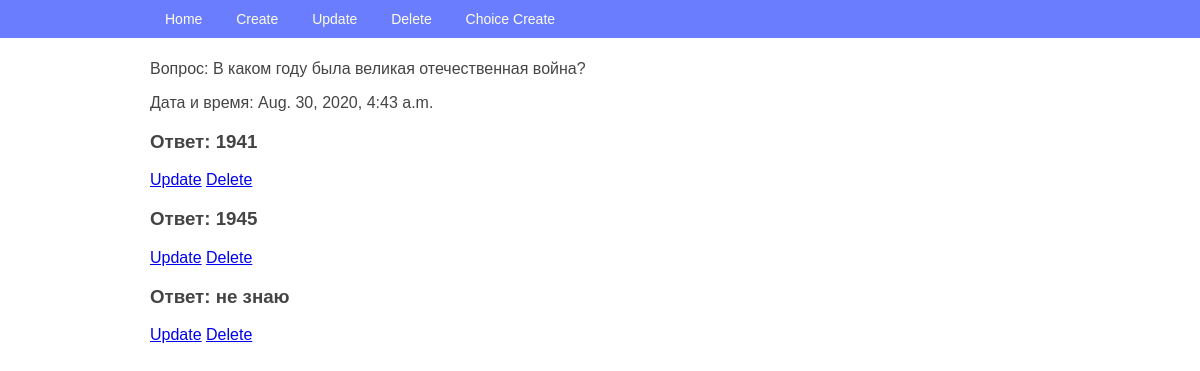
The app's page /pol/8/ with its own data.
### webapp/models.py (models this page shows, shortened)
class Pol(models.Model):
    question = models.TextField(max_length=2000, verbose_name='Вопрос')
    datetime = models.DateTimeField(auto_now=True, verbose_name='Дата и время')
    class Meta:
        verbose_name = 'Опрос'
        verbose_name_plural = 'Опросы'

class Choice(models.Model):
    Option_text = models.TextField(max_length=2000,verbose_name='Текст Варианта')
    interview = models.ForeignKey('webapp.Pol', related_name='interview',
                                  on_delete=models.CASCADE, verbose_name='Опрос')

### webapp/views.py (the view)
# urls.py: path('pol/<int:pk>/', PolView.as_view(), name='pol_view'),
class PolView(DeleteView):
    template_name = 'pol_view.html'
    model = Pol
    def get_context_data(self, **kwargs):
        context = super().get_context_data(**kwargs)
        pol = self.object
        interview = pol.interview.all()
        context['interview'] = interview
        return context

### webapp/templates/pol_view.html (shortened to what this page needs)
{% extends 'base.html' %}
{% block menu %}
    <li><a href="{% url 'pol_update' pol.pk %}">Update</a></li>
    <li><a href="{% url 'pol_delete' pol.pk %}">Delete</a></li>
    <li><a href="{% url 'choice_create' pol.pk%}"> Choice Create</a></li>
{% endblock %}
{% block content %}
      <p> Вопрос:  {{ pol.question }}</p>
      <p>Дата и время:  {{ pol.datetime }}</p>
    {% for interviews in interview %}
       <h3>Ответ: {{ interviews.Option_text }}</h3>
        <a href="{% url 'choice_update' interviews.pk%}">Update</a>
         <a href="{% url 'choice_delete' interviews.pk%}">Delete</a>
    {% endfor %}
{% endblock %}

### webapp/static/css/style.css (style rules this page uses)
body { font-family: Arial, sans-serif; font-size: 16px; color: #444444; margin-top: 60px; }
.menu li { display: inline-block; }
.menu a { display: inline-block; text-decoration: none; color: inherit; padding: 5px 15px; }

### records on screen
Pol: question "В каком году была великая отечественная война?", datetime "Aug. 30, 2020, 4:43 a.m."
Choice: Option_text "1941"
Choice: Option_text "1945"
Choice: Option_text "не знаю"
